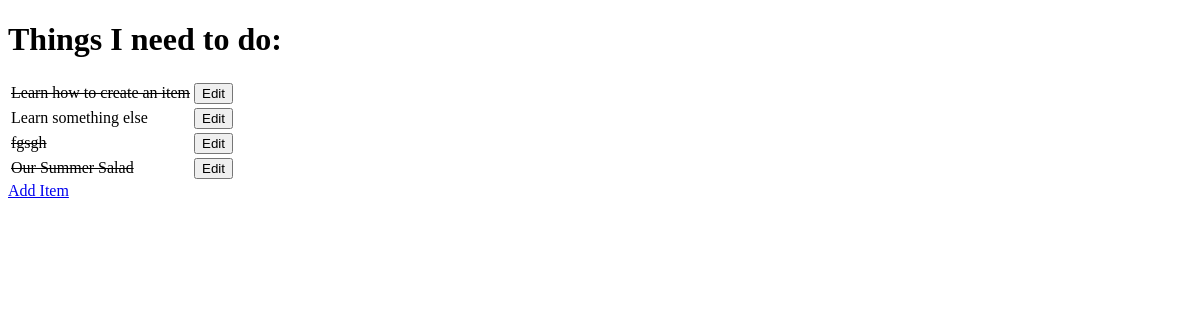
Before: / with the older database file.
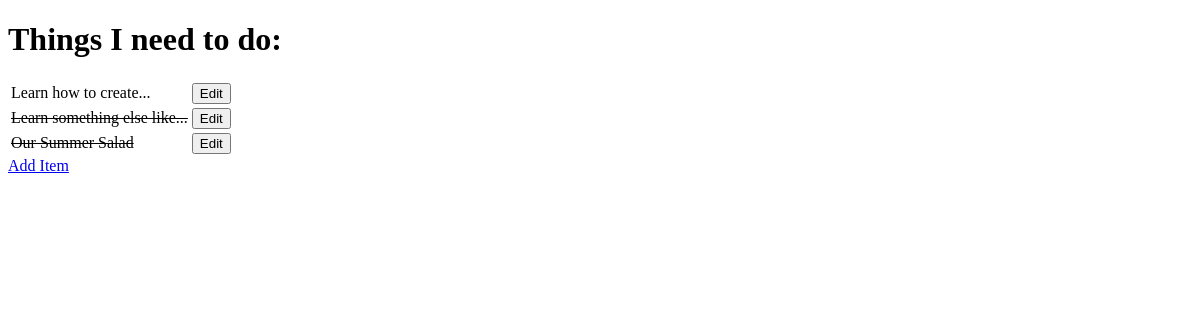
After: the same page with the newer database file.
### todo/models.py (models this page shows, shortened)
class Item(models.Model):
    name= models.CharField(max_length=50, null=False, blank=False)
    done =  models.BooleanField(null=False, blank=False, default=False)

### todo/views.py (the view)
# urls.py: path('', get_todo_list, name='get_todo_list'),
def get_todo_list(request):
    items = Item.objects.all()
    context = {
        'items' : items
    }
    return render(request, 'todo/todo_list.html', context)

### todo/templates/todo/todo_list.html (shortened to what this page needs)
<!DOCTYPE html>
<html lang="en">
<head>
</head>
<body>
    <h1>Things I need to do:</h1>
    <table>
        {% for item in items %}
        <tr>
            {% if item.done %}
            <td><strike>{{ item.name }}</strike></td>
            {% else %}
            <td>{{ item.name }}</td>
            {% endif %}
            <td>
                <a href="/edit/{{ item.id }}">
                    <button>Edit</button>
                </a>
            </td>
        </tr>
        {% empty %}
        <tr><td>You have nothi  ng to do!</td></tr>
        {% endfor %}
    </table>
<a href="/add">Add Item</a>
</body>
</html>

Changed rows visible on the page:
removed Item: name "fgsgh"
changed Item: done True → False (drawn); name "Learn how to create an item" → "Learn how to create..."
changed Item: done False → True (drawn); name "Learn something else" → "Learn something else like..."
